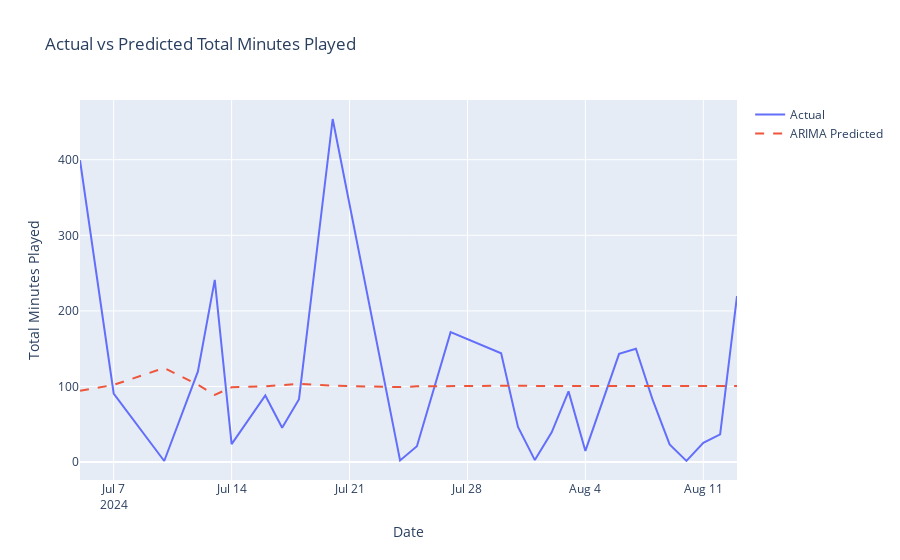

Notebook code for this chart:
### Code cell
import plotly.graph_objs as go
import plotly.offline as py

# Actual vs Predicted Plot
actual_trace = go.Scatter(
    x=test_df.index,
    y=test_df['TotalMinutesPlayed'],
    mode='lines',
    name='Actual'
)

predicted_trace = go.Scatter(
    x=test_df.index,
    y=forecast_arima,
    mode='lines',
    name='ARIMA Predicted',
    line=dict(dash='dash')
)

# Combine all traces
data = [actual_trace, predicted_trace]

# Layout
layout = go.Layout(
    title='Actual vs Predicted Total Minutes Played',
    xaxis={'title': 'Date'},
    yaxis={'title': 'Total Minutes Played'},
    hovermode='closest'
)

# Create the figure
fig = go.Figure(data=data, layout=layout)

# Plot the figure
py.iplot(fig)

### Figure 1 — Plotly figure (JSON) as saved in the notebook; plotly's stock layout.template omitted (floating-point values rounded to 4 significant figures)
{"data": [{"mode": "lines", "name": "Actual", "type": "scatter", "x": ["2024-07-05", "2024-07-07", "2024-07-10", "2024-07-12", "2024-07-13", "2024-07-14", "2024-07-16", "2024-07-17", "2024-07-18", "2024-07-20", "2024-07-24", "2024-07-25", "2024-07-27", "2024-07-30", "2024-07-31", "2024-08-01", "2024-08-02", "2024-08-03", "2024-08-04", "2024-08-06", "2024-08-07", "2024-08-08", "2024-08-09", "2024-08-10", "2024-08-11", "2024-08-12", "2024-08-13"], "y": [399.4, 90.66, 1.355, 119.9, 241.1, 23.73, 87.98, 45.3, 83.13, 453.9, 2.056, 20.9, 171.9, 143.9, 46.35, 2.556, 39.21, 93.5, 14.68, 143.1, 149.9, 81.79, 23.29, 1.484, 25.27, 36.54, 219.6]}, {"line": {"dash": "dash"}, "mode": "lines", "name": "ARIMA Predicted", "type": "scatter", "x": ["2024-07-05", "2024-07-07", "2024-07-10", "2024-07-12", "2024-07-13", "2024-07-14", "2024-07-16", "2024-07-17", "2024-07-18", "2024-07-20", "2024-07-24", "2024-07-25", "2024-07-27", "2024-07-30", "2024-07-31", "2024-08-01", "2024-08-02", "2024-08-03", "2024-08-04", "2024-08-06", "2024-08-07", "2024-08-08", "2024-08-09", "2024-08-10", "2024-08-11", "2024-08-12", "2024-08-13"], "y": [94.18, 102.1, 124.5, 102.2, 88.87, 98.89, 100.1, 101.7, 103.6, 100.9, 99.14, 100.1, 100.6, 100.9, 101.0, 100.7, 100.4, 100.5, 100.6, 100.7, 100.7, 100.6, 100.6, 100.6, 100.6, 100.6, 100.6]}], "layout": {"hovermode": "closest", "title": {"text": "Actual vs Predicted Total Minutes Played"}, "xaxis": {"title": {"text": "Date"}}, "yaxis": {"title": {"text": "Total Minutes Played"}}}}
